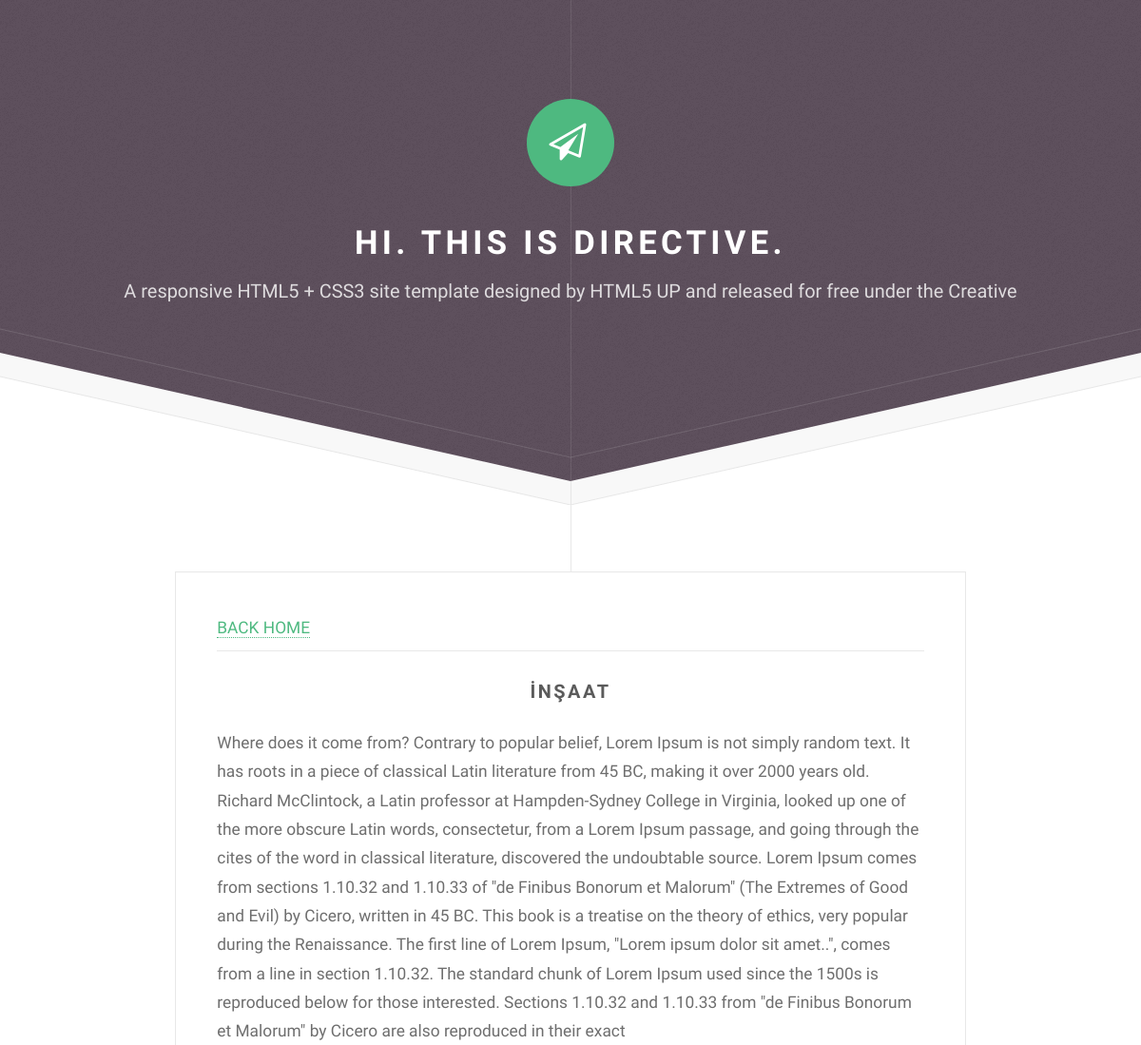
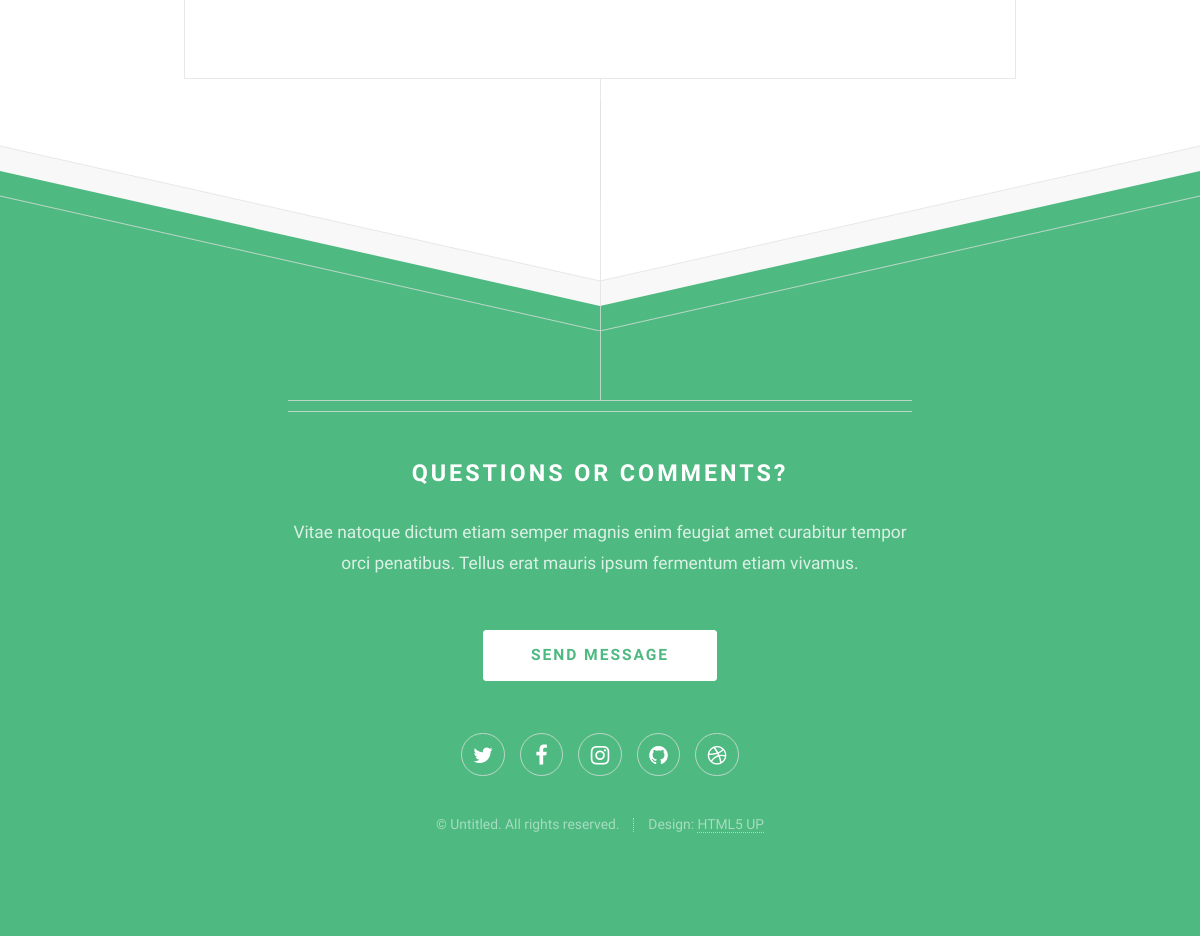
/detail/1, run on the app's committed database (2 pictures, top to bottom).
### qarchapp/models.py (models this page shows, shortened)
class Information(models.Model):
    title = models.CharField(max_length=100, blank=True, null=True)
    logo = models.ImageField(upload_to="info", blank=True, null=True)
    motto = models.TextField(max_length=1000, blank=True, null=True)
    introduction_text = models.TextField(max_length = 1000, blank=True, null=True)
    class Meta:
        verbose_name="Site Bilgisi"
        verbose_name_plural = "Site Bilgileri"

class Post(models.Model):
    title = models.CharField(max_length=100, blank=True, null=True)
    content = models.TextField(max_length=1000, blank=True, null=True)
    photo = models.ImageField(upload_to="post", max_length=100, blank=True, null=True)
    created_at = models.DateField(blank=True, null=True, auto_now=True)
    updated_at= models.DateField(blank=True, null=True, auto_now_add=True)
    class Meta:
        verbose_name = "İçerik"
        verbose_name_plural = "İçerikler"
        ordering = ["created_at"]

### qarchapp/views.py (the view)
# urls.py: path('detail/<det_id>', views.detail, name='detail'),
def detail(request, det_id):
    detail = Post.objects.get(pk=det_id)
    site_info=Information.objects.get(id=1)
    context = { 'detail': detail, 'site_info': site_info }
    return render (request, 'qarchapp/detail.html', context)

### templates/qarchapp/detail.html
{% extends 'base.html' %}
{% block main %}
<div class="box container">
<a href="/" class="alt left">BACK HOME</a>
<hr>
<header> <h3> {{ detail.title }} </h3></header>
<p>
{{ detail.content}}
</p>
</div>
{% endblock main %}

### templates/base.html (shortened to what this page needs)
{% load static %}
<!DOCTYPE HTML>
<html>
	<head>
		<link rel="stylesheet" href="{% static 'qarchapp/css/main.css' %}" />
	</head>
	<body class="is-preload">
			<div id="header">
				<span class="logo icon fa-paper-plane-o"></span>
				<h1>{{site_info.title}}</h1>
				<p>{{site_info.motto}}</p>
			</div>
			<div id="main">
				{% block main %}
				{% endblock %}
			</div>
			<div id="footer">
				<div class="container medium">
					<header class="major last">
						<h2>Questions or comments?</h2>
					</header>
					<p>Vitae natoque dictum etiam semper magnis enim feugiat amet curabitur tempor
					orci penatibus. Tellus erat mauris ipsum fermentum etiam vivamus.</p>
					<form method="POST" action="{% url 'sendmessage' %}">
						<input type="submit" value="Send Message" />
					</form>
					<ul class="icons">
						<li><a href="#" class="icon fa-twitter"><span class="label">Twitter</span></a></li>
						<li><a href="#" class="icon fa-facebook"><span class="label">Facebook</span></a></li>
						<li><a href="#" class="icon fa-instagram"><span class="label">Instagram</span></a></li>
						<li><a href="#" class="icon fa-github"><span class="label">Github</span></a></li>
						<li><a href="#" class="icon fa-dribbble"><span class="label">Dribbble</span></a></li>
					</ul>
					<ul class="copyright">
						<li>&copy; Untitled. All rights reserved.</li><li>Design: <a href="http://html5up.net">HTML5 UP</a></li>
					</ul>
				</div>
			</div>
	</body>
</html>

### data on the page
Information: title "HI. THIS IS DIRECTIVE.", motto "A responsive HTML5 + CSS3 site template designed by HTML5 UP and released for free under the Creative"
Post: title "İNŞAAT", content "Where does it come from? Contrary to popular belief, Lorem Ipsum is not simply random text. It has roots in a piece of classical Latin literature from 45 BC, making it over 2000 years old. Richard McClintock, a Latin professor at Hampden-Sydney College in Virginia, looked up one of the more obscure Latin words, consectetur, from a Lorem Ipsum passage, and going through the cites of the word in classical literature, discovered the undoubtable source. Lorem Ipsum comes from sections 1.10.32 and 1.10.33 of \"de Finibus Bonorum et Malorum\" (The Extremes of Good and Evil) by Cicero, written in 45 BC. This book is a treatise on the theory of ethics, very popular during the Renaissance. The first…"
